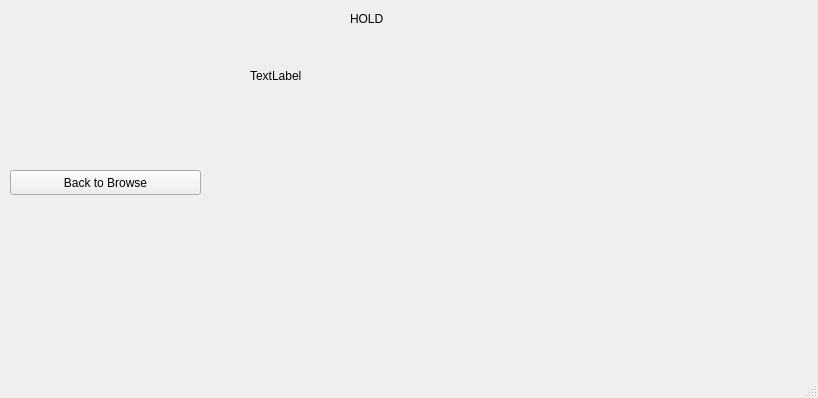
<?xml version="1.0" encoding="UTF-8"?>
<ui version="4.0">
 <class>MainWindow</class>
 <widget class="QMainWindow" name="MainWindow">
  <property name="geometry">
   <rect>
    <x>0</x>
    <y>0</y>
    <width>818</width>
    <height>398</height>
   </rect>
  </property>
  <property name="windowTitle">
   <string>MainWindow</string>
  </property>
  <widget class="QWidget" name="centralwidget">
   <widget class="QStackedWidget" name="stackedWidget">
    <property name="geometry">
     <rect>
      <x>0</x>
      <y>0</y>
      <width>801</width>
      <height>351</height>
     </rect>
    </property>
    <property name="currentIndex">
     <number>3</number>
    </property>
    <widget class="QWidget" name="pageLogin">
     <widget class="QLineEdit" name="usernameEdit">
      <property name="geometry">
       <rect>
        <x>310</x>
        <y>70</y>
        <width>191</width>
        <height>31</height>
       </rect>
      </property>
      <property name="placeholderText">
       <string>Username</string>
      </property>
     </widget>
     <widget class="QPushButton" name="loginButton">
      <property name="geometry">
       <rect>
        <x>400</x>
        <y>120</y>
        <width>83</width>
        <height>25</height>
       </rect>
      </property>
      <property name="text">
       <string>Submit</string>
      </property>
     </widget>
     <widget class="QLabel" name="label">
      <property name="geometry">
       <rect>
        <x>370</x>
        <y>20</y>
        <width>111</width>
        <height>41</height>
       </rect>
      </property>
      <property name="text">
       <string>HinLIBS</string>
      </property>
     </widget>
     <zorder>loginButton</zorder>
     <zorder>usernameEdit</zorder>
     <zorder>label</zorder>
    </widget>
    <widget class="QWidget" name="pageBrowse">
     <widget class="QPushButton" name="borrowBtn">
      <property name="geometry">
       <rect>
        <x>580</x>
        <y>140</y>
        <width>83</width>
        <height>25</height>
       </rect>
      </property>
      <property name="text">
       <string>Borrow</string>
      </property>
     </widget>
     <widget class="QPushButton" name="holdBtn">
      <property name="geometry">
       <rect>
        <x>580</x>
        <y>110</y>
        <width>83</width>
        <height>25</height>
       </rect>
      </property>
      <property name="text">
       <string>Place Hold</string>
      </property>
     </widget>
     <widget class="QWidget" name="browseTopBar" native="true">
      <property name="geometry">
       <rect>
        <x>10</x>
        <y>0</y>
        <width>801</width>
        <height>51</height>
       </rect>
      </property>
      <widget class="QLabel" name="browseFilterLabel">
       <property name="geometry">
        <rect>
         <x>0</x>
         <y>10</y>
         <width>61</width>
         <height>16</height>
        </rect>
       </property>
       <property name="text">
        <string>Filter</string>
       </property>
      </widget>
      <widget class="QLabel" name="browseTitleLabel">
       <property name="geometry">
        <rect>
         <x>350</x>
         <y>10</y>
         <width>121</width>
         <height>31</height>
        </rect>
       </property>
       <property name="text">
        <string>Browse Catalog</string>
       </property>
      </widget>
      <widget class="QComboBox" name="browseFilterBox">
       <property name="geometry">
        <rect>
         <x>60</x>
         <y>10</y>
         <width>101</width>
         <height>21</height>
        </rect>
       </property>
      </widget>
      <widget class="QPushButton" name="browseAccountBtn">
       <property name="geometry">
        <rect>
         <x>570</x>
         <y>10</y>
         <width>121</width>
         <height>31</height>
        </rect>
       </property>
       <property name="text">
        <string>Account Status</string>
       </property>
      </widget>
      <widget class="QPushButton" name="browseLogoutBtn">
       <property name="geometry">
        <rect>
         <x>700</x>
         <y>10</y>
         <width>81</width>
         <height>31</height>
        </rect>
       </property>
       <property name="text">
        <string>Logout</string>
       </property>
      </widget>
      <widget class="QPushButton" name="browseEditCatalogueBtn">
       <property name="geometry">
        <rect>
         <x>460</x>
         <y>10</y>
         <width>101</width>
         <height>31</height>
        </rect>
       </property>
       <property name="text">
        <string>Edit Catalogue</string>
       </property>
      </widget>
     </widget>
     <widget class="QListWidget" name="browseIconList">
      <property name="geometry">
       <rect>
        <x>70</x>
        <y>60</y>
        <width>680</width>
        <height>291</height>
       </rect>
      </property>
     </widget>
    </widget>
    <widget class="QWidget" name="pageCheckout">
     <widget class="QLabel" name="checkoutMsg">
      <property name="geometry">
       <rect>
        <x>210</x>
        <y>60</y>
        <width>231</width>
        <height>91</height>
       </rect>
      </property>
      <property name="text">
       <string>-</string>
      </property>
     </widget>
     <widget class="QPushButton" name="checkoutBackBtn">
      <property name="geometry">
       <rect>
        <x>20</x>
        <y>170</y>
        <width>221</width>
        <height>25</height>
       </rect>
      </property>
      <property name="text">
       <string>Back to Browse</string>
      </property>
     </widget>
     <widget class="QLabel" name="label_2">
      <property name="geometry">
       <rect>
        <x>340</x>
        <y>10</y>
        <width>91</width>
        <height>17</height>
       </rect>
      </property>
      <property name="text">
       <string>CHECKOUT</string>
      </property>
     </widget>
    </widget>
    <widget class="QWidget" name="pageHold">
     <widget class="QLabel" name="label_3">
      <property name="geometry">
       <rect>
        <x>350</x>
        <y>10</y>
        <width>62</width>
        <height>17</height>
       </rect>
      </property>
      <property name="text">
       <string>HOLD</string>
      </property>
     </widget>
     <widget class="QLabel" name="holdMsg">
      <property name="geometry">
       <rect>
        <x>250</x>
        <y>40</y>
        <width>331</width>
        <height>71</height>
       </rect>
      </property>
      <property name="text">
       <string>TextLabel</string>
      </property>
     </widget>
     <widget class="QPushButton" name="holdBackBtn">
      <property name="geometry">
       <rect>
        <x>10</x>
        <y>170</y>
        <width>191</width>
        <height>25</height>
       </rect>
      </property>
      <property name="text">
       <string>Back to Browse</string>
      </property>
     </widget>
    </widget>
    <widget class="QWidget" name="pageAccount">
     <widget class="QLabel" name="label_4">
      <property name="geometry">
       <rect>
        <x>330</x>
        <y>10</y>
        <width>151</width>
        <height>31</height>
       </rect>
      </property>
      <property name="text">
       <string>Account Status</string>
      </property>
     </widget>
     <widget class="QLabel" name="label_5">
      <property name="geometry">
       <rect>
        <x>110</x>
        <y>50</y>
        <width>161</width>
        <height>21</height>
       </rect>
      </property>
      <property name="text">
       <string>Active Loans</string>
      </property>
     </widget>
     <widget class="QListWidget" name="loanList">
      <property name="geometry">
       <rect>
        <x>10</x>
        <y>80</y>
        <width>341</width>
        <height>211</height>
       </rect>
      </property>
      <property name="selectionMode">
       <enum>QAbstractItemView::SelectionMode::ExtendedSelection</enum>
      </property>
     </widget>
     <widget class="QPushButton" name="returnBtn">
      <property name="geometry">
       <rect>
        <x>240</x>
        <y>300</y>
        <width>111</width>
        <height>25</height>
       </rect>
      </property>
      <property name="text">
       <string>Return</string>
      </property>
     </widget>
     <widget class="QLabel" name="label_6">
      <property name="geometry">
       <rect>
        <x>560</x>
        <y>50</y>
        <width>161</width>
        <height>21</height>
       </rect>
      </property>
      <property name="text">
       <string>Active Hold</string>
      </property>
     </widget>
     <widget class="QListWidget" name="holdList">
      <property name="geometry">
       <rect>
        <x>430</x>
        <y>80</y>
        <width>341</width>
        <height>211</height>
       </rect>
      </property>
      <property name="selectionMode">
       <enum>QAbstractItemView::SelectionMode::ExtendedSelection</enum>
      </property>
     </widget>
     <widget class="QPushButton" name="cancelHoldBtn">
      <property name="geometry">
       <rect>
        <x>660</x>
        <y>300</y>
        <width>111</width>
        <height>21</height>
       </rect>
      </property>
      <property name="text">
       <string>Cancel Hold</string>
      </property>
     </widget>
     <widget class="QPushButton" name="accountBackBtn">
      <property name="geometry">
       <rect>
        <x>10</x>
        <y>300</y>
        <width>151</width>
        <height>25</height>
       </rect>
      </property>
      <property name="text">
       <string>Back to Browse</string>
      </property>
     </widget>
     <widget class="QLabel" name="accountNameLabel">
      <property name="geometry">
       <rect>
        <x>10</x>
        <y>10</y>
        <width>311</width>
        <height>41</height>
       </rect>
      </property>
      <property name="text">
       <string>userName</string>
      </property>
     </widget>
    </widget>
    <widget class="QWidget" name="page_2"/>
   </widget>
  </widget>
  <widget class="QMenuBar" name="menubar">
   <property name="geometry">
    <rect>
     <x>0</x>
     <y>0</y>
     <width>818</width>
     <height>17</height>
    </rect>
   </property>
  </widget>
  <widget class="QStatusBar" name="statusbar"/>
 </widget>
 <resources/>
 <connections/>
</ui>
